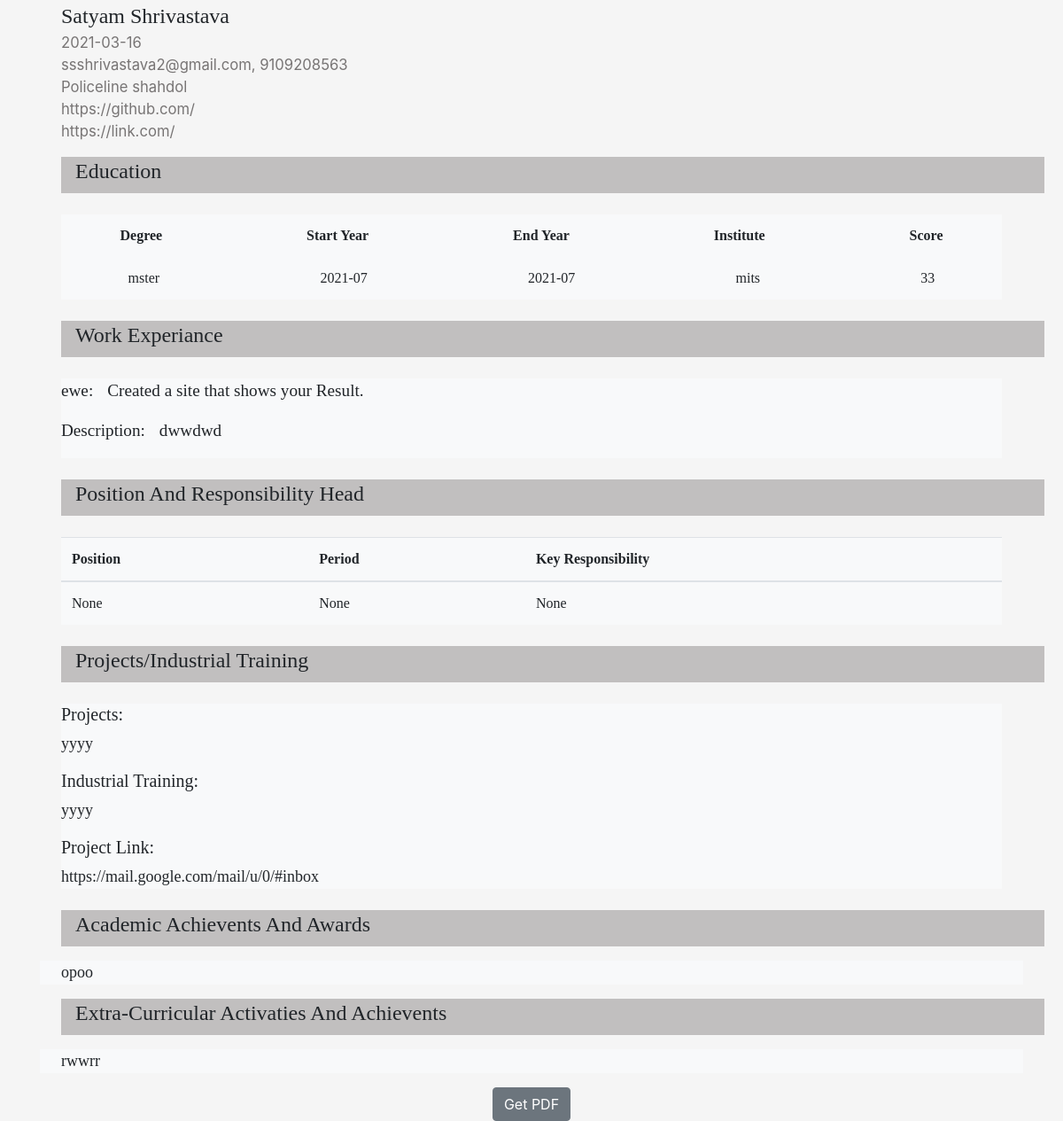
/site.html, run on an earlier commit of the app's database.
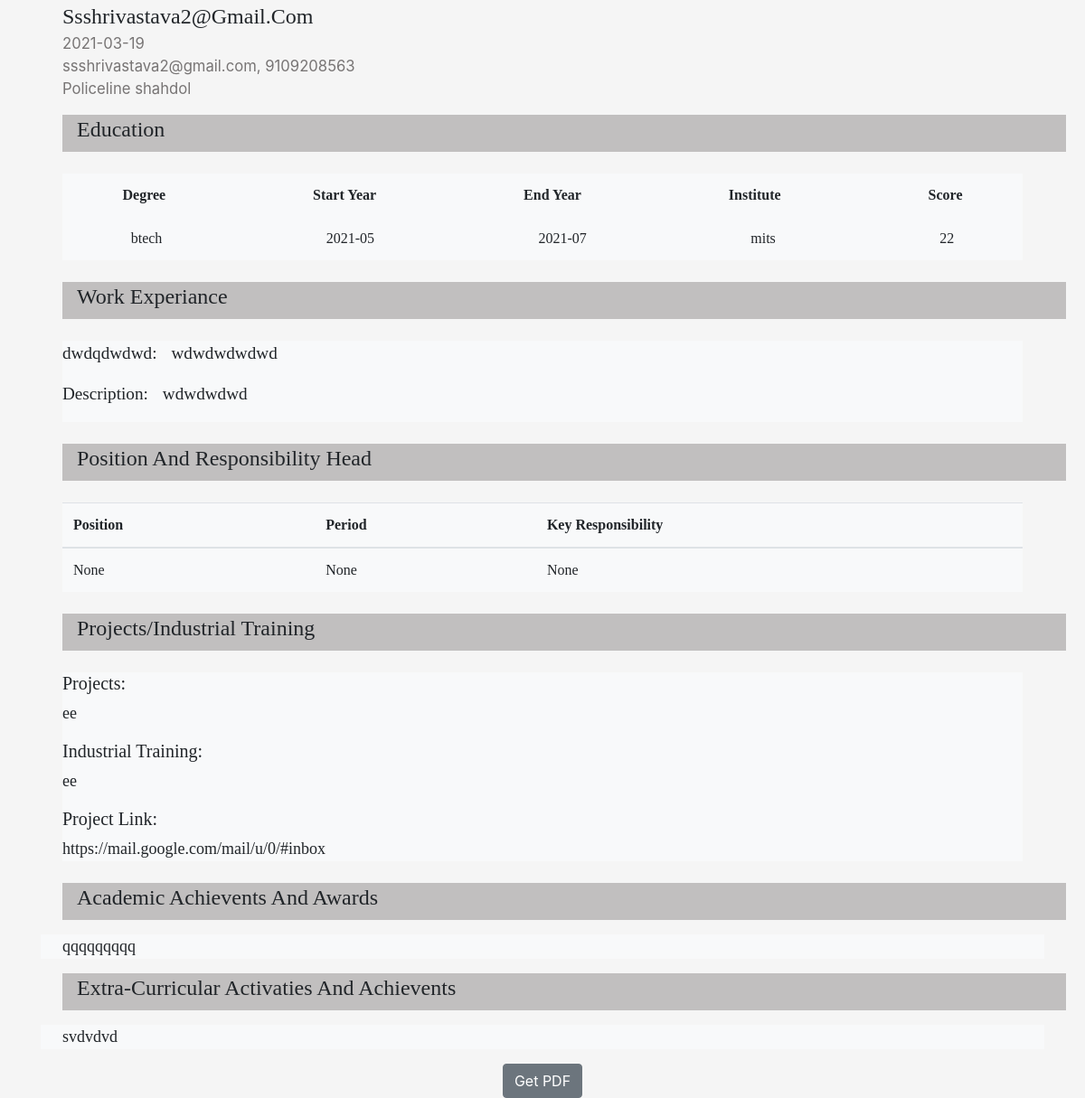
And on a later commit of the database.
### resume_maker/models.py (models this page shows)
class Person(models.Model):
    full_name = models.CharField(max_length=25)
    email = models.EmailField()
    phone = models.IntegerField()
    dateob = models.CharField(max_length=25)
    address = models.TextField()
    github = models.URLField(blank=True)
    linkedin = models.URLField(blank=True)

class EducatModel(models.Model):
    degree = models.CharField(max_length=25,null=True)
    start_yr = models.CharField(max_length=25)
    end_yr = models.CharField(max_length=25)
    institute = models.CharField(max_length=25)
    score=models.IntegerField()

class workModel(models.Model):
    profile = models.CharField(max_length=88)
    title = models.CharField(max_length=88)
    description = models.CharField(max_length=250)

class proModel(models.Model):
    project=models.CharField(max_length=80)
    industrial=models.CharField(max_length=80)
    projlink=models.URLField(blank=True,null=True)

class acaModel(models.Model):
    academic = models.CharField(max_length=250)

class extraModel(models.Model):
    extra = models.CharField(max_length=250)

### resume_maker/views.py (the view)
# urls.py: path('site.html', views.render_page, name='res'),
def render_page(request):
    global e
    objepersonal = Person.objects.all()
    c = len(objepersonal)
    realper = Person.objects.get(id=c)
    objeedu = EducatModel.objects.all()
    e = len(objeedu)
    print('3###########', e)
    realedu = EducatModel.objects.get(id=e)
    objework = workModel.objects.all()
    w = len(objework)
    realwork = workModel.objects.get(id=w)
    objepos = posModel.objects.all()
    p = len(objepos)
    realpos = posModel.objects.get(id=p)
    objepro = proModel.objects.all()
    pr = len(objepro)
    realpro = proModel.objects.get(id=pr)
    objeaca = acaModel.objects.all()
    ac = len(objeaca)
    realaca = acaModel.objects.get(id=ac)
    objextra = extraModel.objects.all()
    ob = len(objextra)
    realextra = extraModel.objects.get(id=ob)
    context = {
        "name": realper.full_name,
        "email": realper.email,
        "phone": realper.phone,
        "address": realper.address,
        'dob': realper.dateob,
        'github': realper.github,
        'linked': realper.linkedin,
        "degree": realedu.degree,
        'syear': realedu.start_yr,
        'eyear': realedu.end_yr,
        'institute': realedu.institute,
        'score': realedu.score,
        'profile': realwork.profile,
        'title': realwork.title,
        'description': realwork.description,
        'first': realpos.first,
        'last': realpos.last,
        'handle': realpos.handle,
        'project': realpro.project,
        'industrial': realpro.industrial,
        'projlink': realpro.projlink,
        'academic': realaca.academic,
        'extra': realextra.extra,
    }
    return render(request, "resume_maker/site.html", context)

### resume_maker/templates/resume_maker/site.html (shortened to what the changed rows need)
{% load static %}
<!doctype html>
<html lang="en">
<head>
    <link rel="stylesheet" href="https://stackpath.bootstrapcdn.com/bootstrap/4.1.3/css/bootstrap.min.css"
>
    <link rel="stylesheet" href="{% static "resume_maker/style.css" %}">
</head>
<body style="min-width: 420px">
<div id="invoice" class="container ">
    <header>
        <blockquote class=" blockquote mx-4
    "><span class="namehead variabletext">{{ name }}</span>
            <footer class="footerr">
                {{ dob }}
            </footer>
            <footer class="footerr">
                {{ email }}, {{ phone }}
            </footer>
            <footer class="footerr">
                {{ address }}
            </footer>
            {% if not github == '' %}
             <footer class="footerr">
               <a href="{{ github }}" target="_blank" style="color: currentcolor";> {{ github }}</a>
            </footer>
            {% endif %}
        {% if not linked == '' %}
             <footer class="footerr" >
                 <a href="{{ linked }}" style="color: currentcolor"; target="_blank"> {{ linked }}</a>
            </footer>
            {% endif %}
        </blockquote>
    </header>
    <article>
        <section class="m-4 bg-light mx-4" style="min-width: 392px">
            <table  class=" table table-borderless d-flex flex-column flex-wrap"
                   style="max-width: -webkit-fill-available;min-width: 392px">
                <thead>
                <tr class=" row d-flex flex-wrap justify-content-around">
                    <th scope="col" class="family">Degree</th>
                    <th scope="col" class="family">Start Year</th>
                    <th scope="col" class="family">End Year</th>
                    <th scope="col" class="family">Institute</th>
                    <th scope="col" class="family">Score</th>
                </tr>
                </thead>
                <tbody>
                <tr class=" row d-flex flex-wrap justify-content-around">
                    <td class="family">{{ degree }}</td>
                    <td class="family">{{ syear }}</td>
                    <td class="family">{{ eyear }}</td>
                    <td class="family">{{ institute }}</td>
                    <td class="family">{{ score }}</td>
                </tr>
                </tbody>
            </table>
        </section>
        {% if not profile == None %}
            <div style="width: 100%" class="mt-3 mx-4 d-flex flex-wrap align-items-center edu resinputt">
                <h4 class="mx-3 family">Work Experiance</h4>
            </div>
            <section class="m-4 bg-light  "style="font-size: larger">
                <div class="d-flex">
                    <p class="family">{{ profile }}:</p>
                    <p class="family mx-3">{{ title }}</p>
                </div>
                <div class="d-flex">
                    <p class="family">Description:</p>
                    <p class="font-weight-normal mx-3 family">{{ description }}</p>
                </div>
            </section>
        {% endif %}
            <section>
                <table class="table m-4 pr-4 bg-light" style="max-width: -webkit-fill-available;">
                    <thead>
                    <tr>
                        <th class="family" scope="col">Position</th>
                        <th class="family" scope="col">Period</th>
                        <th class="family" scope="col">Key Responsibility</th>
                    </tr>
                    </thead>
                </table>
            </section>
        <section>
            <div class="m-4  bg-light">
            <div class=" w-75 d-flex flex-column flex-wrap ">
                <h5 class="family">Projects:</h5>
                <p class="text-justify first family" style="font-size: large">{{ project }}</p>
                <h5 class="family">Industrial Training:</h5>
                <p class="text-justify first family" style="font-size: large">{{ industrial }}</p>
                <h5 class="family">Project Link:</h5>
                <a href="{{ projlink }}" target="_blank" class="text-justify first family" style="color: currentColor;font-size: large">{{ projlink }}</a>
            </div></div>
        </section>
    {% if not academic == '' %}
        <section>
            <div style="width: 100%" class="mt-3 mx-4 d-flex flex-wrap align-items-center edu resinputt">
                <h4 class="mx-3 family">Academic Achievents And Awards</h4>
            </div>
            <div class="bg-light">
            <div class="mt-3 w-75 mx-4 ">
                <p class="text-justify first family" style="font-size: large">{{ academic }}</p>
            </div></div>
        </section>
    {% endif %}
        <section>
            <div class="bg-light">
            <div class="mt-3 w-75 mx-4">
                <p class="text-justify first family" style="font-size: large">{{ extra }}</p>
            </div></div>
        </section>
    </article>
</div>
</body>
</html>

What changed in the data, as far as the page shows it:
no longer on this page (row unchanged): Person: full_name "Satyam Shrivastava", dateob "2021-03-16", email "ssshrivastava2@gmail.com", address "Policeline shahdol", github "https://github.com/", linkedin "https://link.com/"
no longer on this page (row unchanged): EducatModel: degree "mster", start_yr "2021-07", end_yr "2021-07", institute "mits"
no longer on this page (row unchanged): workModel: profile "ewe", title "Created a site that shows your Result.", description "dwwdwd"
no longer on this page (row unchanged): proModel: project "yyyy", industrial "yyyy", projlink "https://mail.google.com/mail/u/0/#inbox"
no longer on this page (row unchanged): acaModel: academic "opoo"
no longer on this page (row unchanged): extraModel: extra "rwwrr"
added Person: full_name "Ssshrivastava2@gmail.com", dateob "2021-03-19", email "ssshrivastava2@gmail.com", address "Policeline shahdol"
added EducatModel: degree "btech", start_yr "2021-05", end_yr "2021-07", institute "mits"
added workModel: profile "dwdqdwdwd", title "wdwdwdwdwd", description "wdwdwdwd"
added proModel: project "ee", industrial "ee", projlink "https://mail.google.com/mail/u/0/#inbox"
added acaModel: academic "qqqqqqqqq"
added extraModel: extra "svdvdvd"
Also different on the page:
{{ score }}: "33" → "22"
